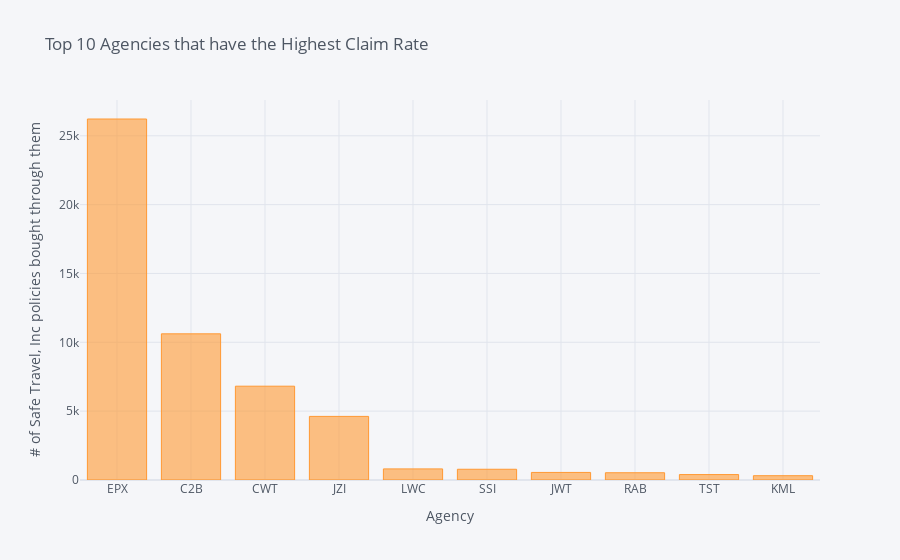

The cell this chart's notebook holds for it:
### Markdown cell above
##### Which are the top 10 agencies preferred by the customers of Safe Travel, Inc?

### Code cell
train['Agency'].value_counts().head(10).iplot(kind='bar', xTitle = 'Agency', yTitle = "# of Safe Travel, Inc policies bought through them", title="Top 10 Agencies that have the Highest Claim Rate")

### Figure 1 — Plotly figure (JSON) as saved in the notebook; plotly's stock layout.template omitted (floating-point values rounded to 4 significant figures)
{"data": [{"marker": {"color": "rgba(255, 153, 51, 0.6)", "line": {"color": "rgba(255, 153, 51, 1.0)", "width": 1}}, "name": "Agency", "orientation": "v", "text": "", "type": "bar", "x": ["EPX", "C2B", "CWT", "JZI", "LWC", "SSI", "JWT", "RAB", "TST", "KML"], "y": [26218, 10615, 6813, 4619, 806, 780, 550, 527, 394, 313]}], "layout": {"legend": {"bgcolor": "#F5F6F9", "font": {"color": "#4D5663"}}, "paper_bgcolor": "#F5F6F9", "plot_bgcolor": "#F5F6F9", "title": {"font": {"color": "#4D5663"}, "text": "Top 10 Agencies that have the Highest Claim Rate"}, "xaxis": {"gridcolor": "#E1E5ED", "showgrid": true, "tickfont": {"color": "#4D5663"}, "title": {"font": {"color": "#4D5663"}, "text": "Agency"}, "zerolinecolor": "#E1E5ED"}, "yaxis": {"gridcolor": "#E1E5ED", "showgrid": true, "tickfont": {"color": "#4D5663"}, "title": {"font": {"color": "#4D5663"}, "text": "# of Safe Travel, Inc policies bought through them"}, "zerolinecolor": "#E1E5ED"}}}
